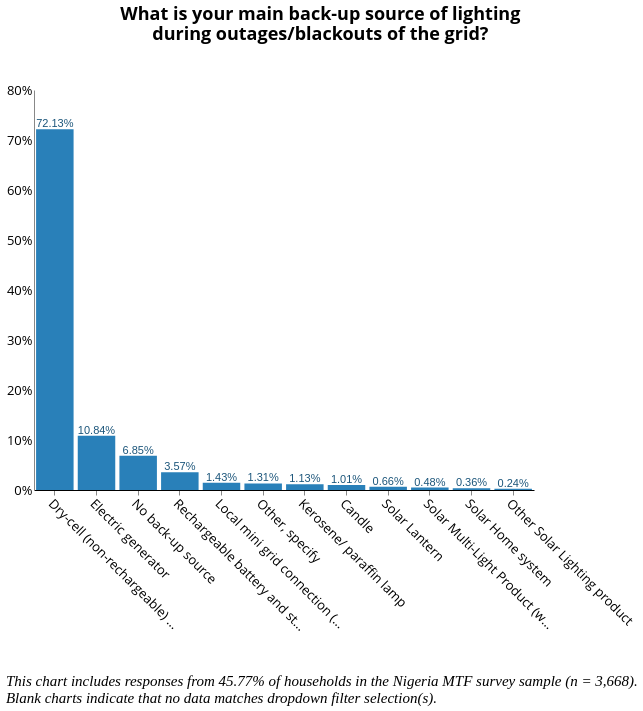

Write the Vega-Lite specification saved for this chart.
### Vega-Lite specification from a JSON file in a GitHub repository (floating-point values rounded to 4 significant figures; data arrays with more than 128 entries replaced by an {"elided": "..."} marker saying what was removed)
{"width": 800, "height": 400, "config": {"title": {"fontSize": 18, "font": "Open Sans", "anchor": "center", "fontColor": "#000000"}, "axisX": {"domain": true, "domainColor": "#000000", "grid": false, "labelFont": "Open Sans", "labelFontSize": 13, "titleFont": "Open Sans", "titleFontSize": 13, "titleFontWeight": "normal", "title": "X Axis Title (units)", "labelAngle": 45}, "axisY": {"domain": true, "grid": false, "gridColor": "#DEDDDD", "gridWidth": 1, "labelFont": "Open Sans", "labelFontSize": 13, "labelAngle": 0, "ticks": false, "titleFont": "Open Sans", "titleFontSize": 13, "titleFontWeight": "normal", "titlePadding": 10, "title": "Y Axis Title (units)"}, "range": {"category": ["#2980B9", "#003366", "#FFAE19", "#FF4500", "#438B28", "#45B39D", "#99ADC1", "#212F3C"]}, "legend": {"labelFont": "Open Sans", "labelFontSize": 13, "symbolType": "square", "symbolSize": 100, "titleFont": "Open Sans", "titleFontSize": 13, "titleFontWeight": "normal", "title": "Legend", "orient": "right", "offset": 0}, "tooltip": {"font": "Open Sans"}, "view": {"stroke": "transparent", "text": {"font": "Open Sans", "color": ["#2980B9", "#003366", "#FFAE19", "#FF4500", "#438B28", "#45B39D", "#99ADC1", "#212F3C"], "fontSize": 13, "align": "right", "fontWeight": 400, "size": 13}, "bar": {"size": 40, "binSpacing": 1, "continuousBandSize": 30, "discreteBandSize": 30, "stroke": false}}}, "concat": [{"layer": [{"mark": {"type": "bar", "color": "#2980b9"}, "encoding": {"tooltip": {"field": "c_33", "type": "nominal"}, "x": {"axis": {"title": " "}, "field": "c_33", "sort": {"field": "c_33", "op": "count", "order": "descending"}, "type": "nominal"}, "y": {"aggregate": "sum", "axis": {"format": "%", "title": ""}, "field": "pct", "type": "quantitative"}}, "height": 400, "selection": {"selector022": {"type": "single", "fields": ["i19a"], "bind": {"input": "select", "options": [null, "Wood purchased", "Wood collected", "Crop Residue/Plant Biomass", "Kerosene", "Charcoal", "LPG/cooking gas", "Electric", "Charcoal Briquettes", "Garbage", "Piped Natural Gas", "Coal Briquette", "Biomass Briquette", "Other, specify", "Coal/lignite"], "labels": ["All Fuel Types", "Wood purchased", "Wood collected", "Crop Residue/Plant Biomass", "Kerosene", "Charcoal", "LPG/cooking gas", "Electric", "Charcoal Briquettes", "Garbage", "Piped Natural Gas", "Coal Briquette", "Biomass Briquette", "Other", "Coal/lignite"], "name": "Primary Source of Cooking Fuel  "}}, "selector021": {"type": "single", "fields": ["primary_stove"], "bind": {"input": "select", "options": [null, "3-Stone/Open Fire Stove", "Koresone Stove", "Missing Data", "Manufactured Stove Traditional", "LPG/Natural Gas Stove", "Electric Stove"], "labels": ["All Stove Types", "3-Stone/Open Fire Stove", "Kerosene Stove", "Primary Stove Not Listed", "Manufactured Stove Traditional", "LPG/Natural Gas Stove", "Electric Stove"], "name": "Primary Stove  "}}, "selector019": {"type": "single", "fields": ["locality"], "bind": {"input": "select", "options": [null, 0, 1], "labels": ["National", "Urban", "Rural"], "name": "Locality Breakdown  "}}, "selector020": {"type": "single", "fields": ["elc_aggr_tier"], "bind": {"input": "select", "options": [null, "Tier 0", "Tier 1", "Tier 2", "Tier 3", "Tier 4", "Tier 5"], "labels": ["All Tiers", "Tier 0", "Tier 1", "Tier 2", "Tier 3", "Tier 4", "Tier 5"], "name": "Electricity Tier  "}}}, "title": {"text": ["What is your main back-up source of lighting", "during outages/blackouts of the grid?"], "color": "black", "subtitleColor": "black", "offset": 40}, "transform": [{"joinaggregate": [{"op": "count", "field": "*", "as": "total"}]}, {"calculate": "1 / datum.total", "as": "pct"}], "width": 500}, {"mark": {"type": "text", "align": "center", "baseline": "bottom", "color": "#1b557a"}, "encoding": {"text": {"aggregate": "sum", "field": "pct", "format": ".2%", "type": "quantitative"}, "tooltip": {"field": "c_33", "type": "nominal"}, "x": {"axis": {"title": " "}, "field": "c_33", "sort": {"field": "c_33", "op": "count", "order": "descending"}, "type": "nominal"}, "y": {"aggregate": "sum", "axis": {"format": "%", "title": ""}, "field": "pct", "type": "quantitative"}}, "height": 400, "title": {"text": ["What is your main back-up source of lighting", "during outages/blackouts of the grid?"], "color": "black", "subtitleColor": "black", "offset": 40}, "transform": [{"joinaggregate": [{"op": "count", "field": "*", "as": "total"}]}, {"calculate": "1 / datum.total", "as": "pct"}], "width": 500}], "transform": [{"filter": {"selection": "selector022"}}, {"filter": {"selection": "selector021"}}, {"filter": {"selection": "selector019"}}, {"filter": {"selection": "selector020"}}]}], "data": {"name": "data-65d7b00d91ee6256e2d8bc9cb7a0608e"}, "title": {"text": ["", "", "This chart includes responses from 45.77% of households in the Nigeria MTF survey sample (n = 3,668).", "Blank charts indicate that no data matches dropdown filter selection(s)."], "anchor": "start", "baseline": "bottom", "font": "Times New Roman", "fontSize": 15, "fontStyle": "italic", "fontWeight": "normal", "orient": "bottom"}, "$schema": "https://vega.github.io/schema/vega-lite/v4.17.0.json", "datasets": {"data-65d7b00d91ee6256e2d8bc9cb7a0608e": {"elided": "1679 records"}}}
